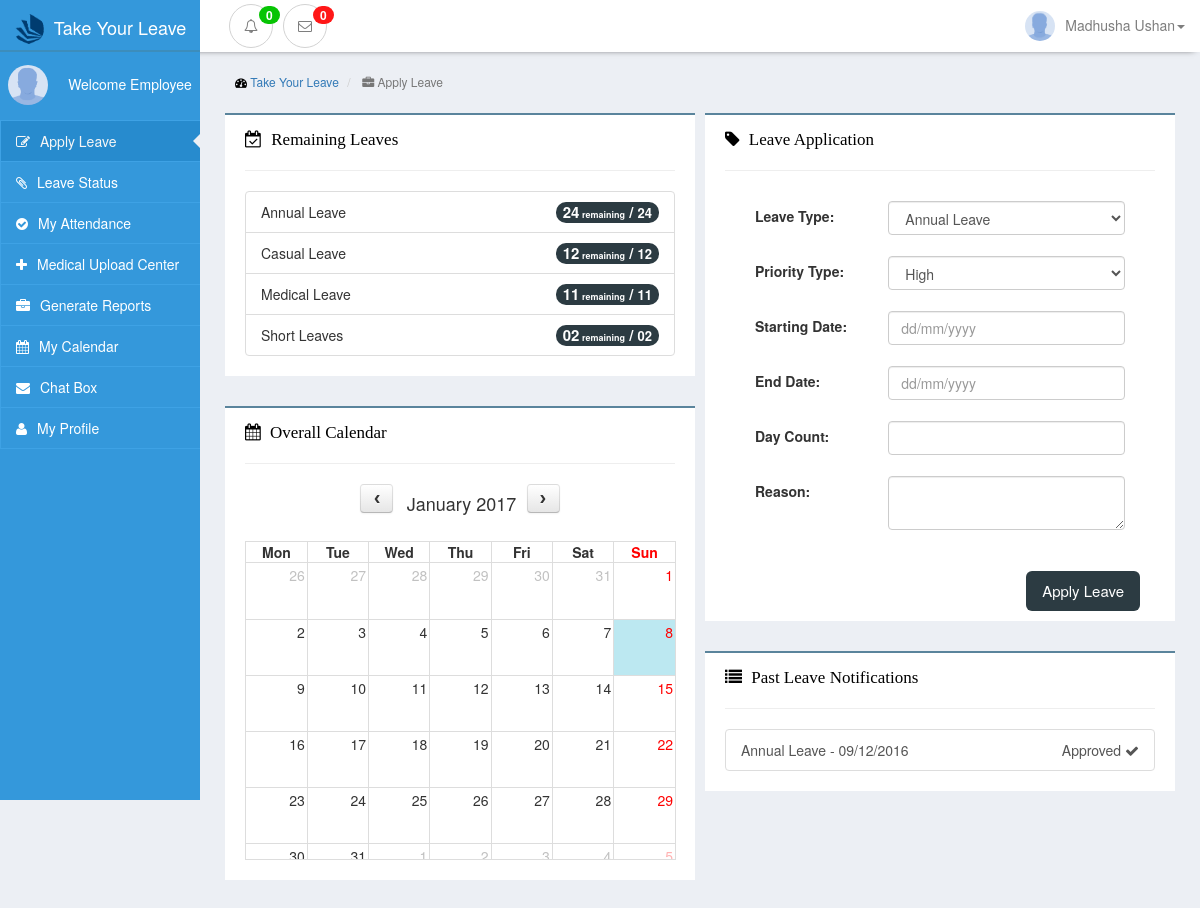
The page /view/site/apply.php?role=employee (signed in) on the database as committed earlier.
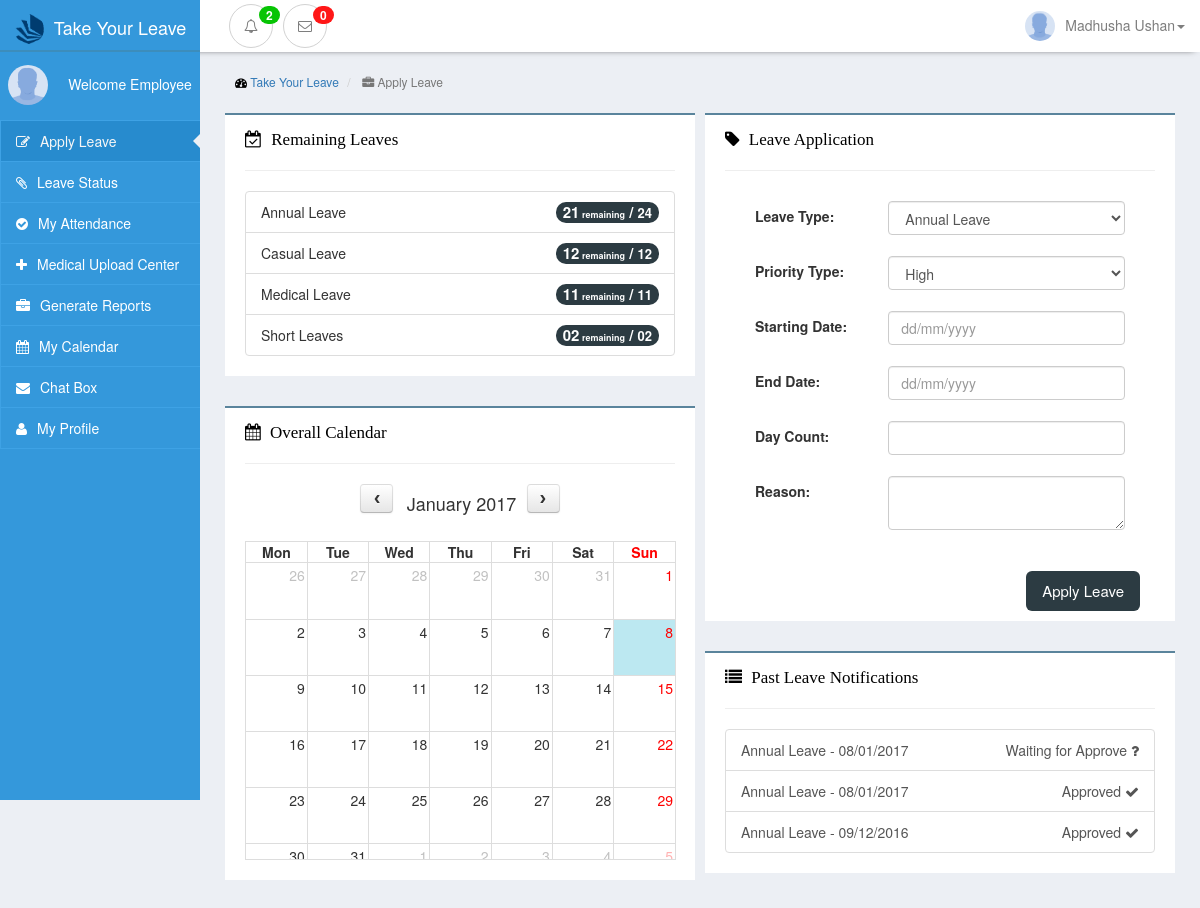
The same page on the database as committed later.
### tables this page shows
CREATE TABLE `employee_leave_count` (
  `comp_id` varchar(50) NOT NULL,
  `leave_id` int(11) NOT NULL,
  `leave_count` int(11) DEFAULT NULL,
  PRIMARY KEY (`comp_id`,`leave_id`)
);

CREATE TABLE `leave_type` (
  `leave_id` int(11) NOT NULL AUTO_INCREMENT,
  `leave_name` varchar(50) NOT NULL,
  `leave_period` varchar(50) NOT NULL,
  `currentStatus` varchar(50) DEFAULT NULL,
  PRIMARY KEY (`leave_id`)
);

CREATE TABLE `leave_count_details` (
  `set_id` int(11) NOT NULL,
  `leave_id` int(11) NOT NULL,
  `leave_count` int(11) NOT NULL,
  PRIMARY KEY (`set_id`,`leave_id`)
);

CREATE TABLE `apply_leave` (
  `apply_leave_id` int(11) NOT NULL AUTO_INCREMENT,
  `comp_id` varchar(50) NOT NULL,
  `leave_id` int(11) DEFAULT NULL,
  `leave_priority` varchar(50) DEFAULT NULL,
  `apply_date` varchar(10) NOT NULL,
  `start_date` varchar(10) NOT NULL,
  `end_date` varchar(10) NOT NULL,
  `number_of_days` int(11) NOT NULL,
  `reason` text NOT NULL,
  `status` varchar(50) NOT NULL,
  `recommandBy` varchar(50) DEFAULT NULL,
  `special_note` text,
  `medical_status` varchar(50) DEFAULT NULL,
  `seen` int(11) DEFAULT '0',
  PRIMARY KEY (`apply_leave_id`),
  KEY `comp_id(change)` (`comp_id`(4)),
  KEY `leave_priority` (`leave_priority`),
  KEY `leave_priority_2` (`leave_priority`),
  KEY `leave_id` (`leave_id`),
  KEY `apply_leave_ibfk_1` (`comp_id`),
  CONSTRAINT `apply_leave_ibfk_1` FOREIGN KEY (`comp_id`) REFERENCES `employee` (`comp_id`) ON DELETE CASCADE
);

### view/site/apply.php (the view, shortened to what the changed rows need)
<?php
include('../../controller/siteController.php');
$pdo = connect();
?>
<!DOCTYPE html>
<html lang="en">
<head>
    <link href="../../public/css/bootstrap.min.css" rel="stylesheet">
    <link href="../../public/css/interface-leftmenu.css" rel="stylesheet">
    <link href="../../public/css/leave-interface.css" rel="stylesheet">
    <link href="../../public/css/navbar-style.css" rel="stylesheet">
    <link href="../../public/css/font-awesome.min.css" rel="stylesheet">
    <link href="../../public/css/fullcalendar.min.css" rel="stylesheet">
    <link rel="stylesheet" href="../../public/css/datepicker.css">
</head>
<body style=" background-color: #eceff4 !important;">
<?php include("../layouts/navbar.php") ?>
<div class="container-fluid ">
    <div class="row ">
        <div class="col-sm-10 col-xs-12 admin-background col-sm-push-2" style="position: relative;">
            <div class="row padding-row">
                <div class="col-sm-6 col-xs-12 padding-box">
                    <div class="row">
                        <div class="col-xs-12 nortification-box-top">
                            <ul class="list-group">
                                <?php
                                    $sqlS="SELECT * FROM employee WHERE comp_id=:empID";
                                    $queryS = $pdo->prepare($sqlS);
                                    $queryS->execute(array('empID'=> $empID));
                                    $resultS = $queryS->fetch();
                                    $levelID = $resultS['level_id'];
                                    $jobID = $resultS['job_cat_id'];
                                    $sqlS1="SELECT set_id FROM leave_set_job WHERE job_cat_id=:jobID AND level_id=:lID";
                                    $queryS1 = $pdo->prepare($sqlS1);
                                    $queryS1->execute(array('jobID'=> $jobID,'lID'=>$levelID));
                                    $resultS1 = $queryS1->fetch();
                                    $setID = $resultS1['set_id'];
                                    $sqlS2="SELECT leave_count FROM leave_count_details WHERE set_id=:setID";
                                    $queryS2 = $pdo->prepare($sqlS2);
                                    $queryS2->execute(array('setID'=> $setID));
                                    $resultS2 = $queryS2->fetchAll();
                                    $sql="SELECT employee_leave_count.leave_count ,leave_type.leave_name FROM employee_leave_count
                                          JOIN leave_type ON employee_leave_count.leave_id = leave_type.leave_id
                                          WHERE employee_leave_count.comp_id=:empID and leave_type.currentStatus=:log";
                                    $query = $pdo->prepare($sql);
                                    $query->execute(array('empID'=> $empID,'log'=>"approved"));
                                    $result = $query->fetchAll();
                                    $count = 0;
                                    foreach($result as $rs){
                                        $val = intval($rs['leave_count']);
                                        if($val<10 && $val>0){
                                            $val = "0".$rs['leave_count'];
                                        }
                                        echo "<li class='list-group-item'>
                                                ".ucwords($rs['leave_name'])."<span class=\"label label-danger\" style='margin-left:10px;";if($val>=0){echo'display:none;'; }echo "'>".abs($val)." No Pay Leave!!</span><span class='badge' style='background-color:#2c3b42; font-size:15px;'>".$val."<span style='font-size:9px;'> remaining</span> / <span style='font-size:13px;'>";if($resultS2[$count]['leave_count']<10){echo '0'.$resultS2[$count]['leave_count'];}else{ echo $resultS2[$count]['leave_count'];} echo"</span><span style='font-size:9px;'></span> </span>
                                                </li>";
                                        $count +=1;
                                    }
                                ?>
                            </ul>
                        </div>
                    </div>
                </div>
                <div class="col-sm-6 col-xs-12 padding-box">
                    <div class="row margin-top">
                        <div class="col-xs-12 nortification-box-top">
                            <div class="list-group">
                                <?php
                                $sql = "select * from apply_leave JOIN leave_type ON apply_leave.leave_id=leave_type.leave_id WHERE comp_id=:empID ORDER BY apply_leave_id DESC LIMIT 10";
                                $query = $pdo->prepare($sql);
                                $query->execute(array('empID'=>$empID));
                                $result = $query->fetchAll();
                                foreach($result as $rs){
                                    echo "<a  class='list-group-item'>".ucwords($rs['leave_name'])." - ".$rs['apply_date']."<span style='float:right;'>"; if($rs['status']=='waiting' || $rs['status']=='recommended' ){echo 'Waiting for Approve <i class="fa fa-question" aria-hidden="true"></i></span></a>';}else if($rs['status']=='approved'){ echo 'Approved <i class=\'fa fa-check\' aria-hidden=\'true\'></i></span></a>';}else{echo 'Rejected <i class=\'fa fa-close\' aria-hidden=\'true\'></i></span></a>';};
                                }
                                ?>
                            </div>
                        </div>
                    </div>
                </div>
            </div>
        </div>
    </div>
</div>
</body>
</html>

### view/layouts/navbar.php (shortened to what the changed rows need)
<?php
    $statement = "SELECT * from apply_leave where seen=:val AND comp_id=:empID";
    $newquery1 = $pdo->prepare($statement);
    $newquery1->execute(array('val'=>0, 'empID'=>$empID));
    $nortifictionsCount = $newquery1->rowCount();
?>
<nav class="navbar navbar-inverse navbar-static-top nav-top nav-bar-custom navbar-fixed-top" style="margin-top:0px; box-shadow: 0 3px 7px -6px black !important;">
    <div class="container-fluid">
        <div style="height: 1px;" aria-expanded="false" id="navbar" class="navbar-collapse collapse">
            <ul class="nav navbar-nav navbar-left nortifications" style="margin-left:17%; padding-top:4px; position: fixed;">
                <li class="dropdown">
                    <a href="#" class="dropdown-toggle nortification-button" data-toggle="dropdown">
                        <i class="fa fa-bell-o" style="border:1px solid #d2d2d2; border-radius:100%; padding:14px;"></i><span class="badge postition-alert"><?php echo $nortifictionsCount;?></span>
                    </a>
                </li>
            </ul>
        </div>
    </div>
</nav>

Rows that differ between the two databases and show on the page:
changed employee_leave_count "Annual Leave": leave_count "24" → "21"
added apply_leave: leave.leave_name "Annual Leave", apply_date "08/01/2017", status "Waiting for Approve"
added apply_leave: leave.leave_name "Annual Leave", apply_date "08/01/2017", status "Approved"
Other text that changed with them:
$nortifictionsCount: "0" → "2"
